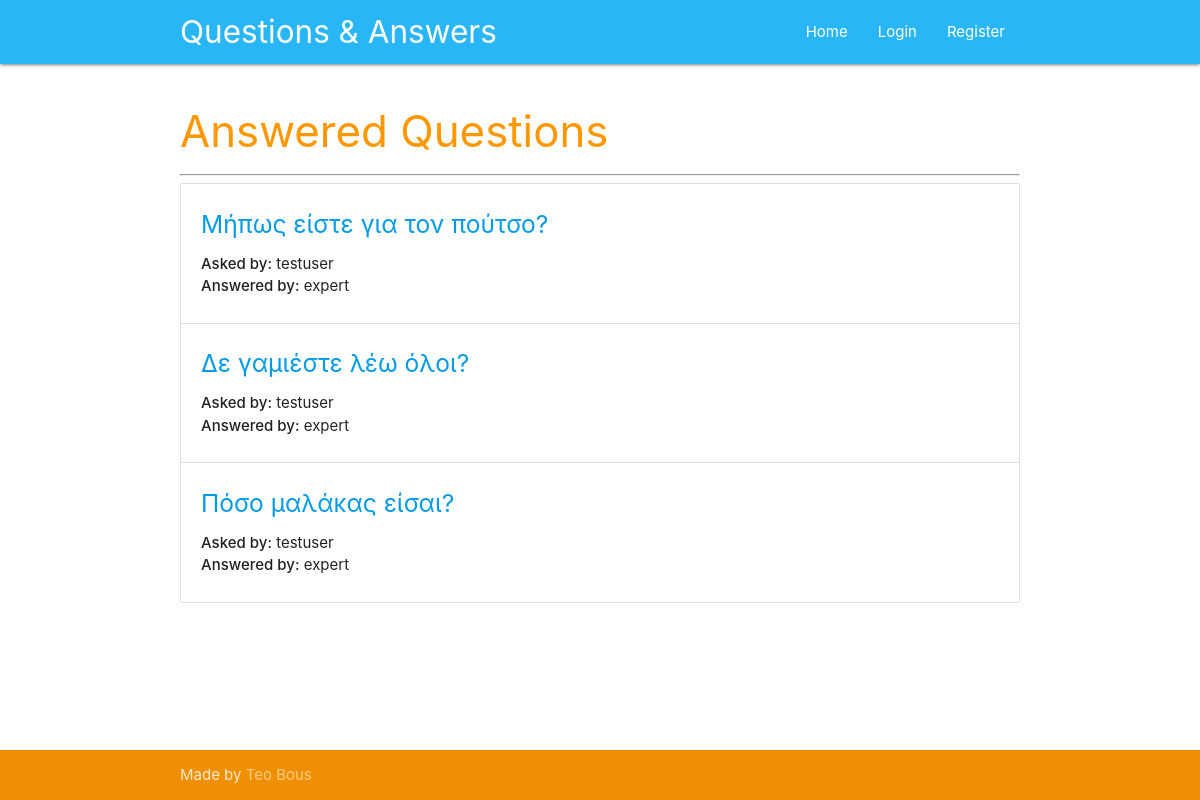
The app's page /, older data.
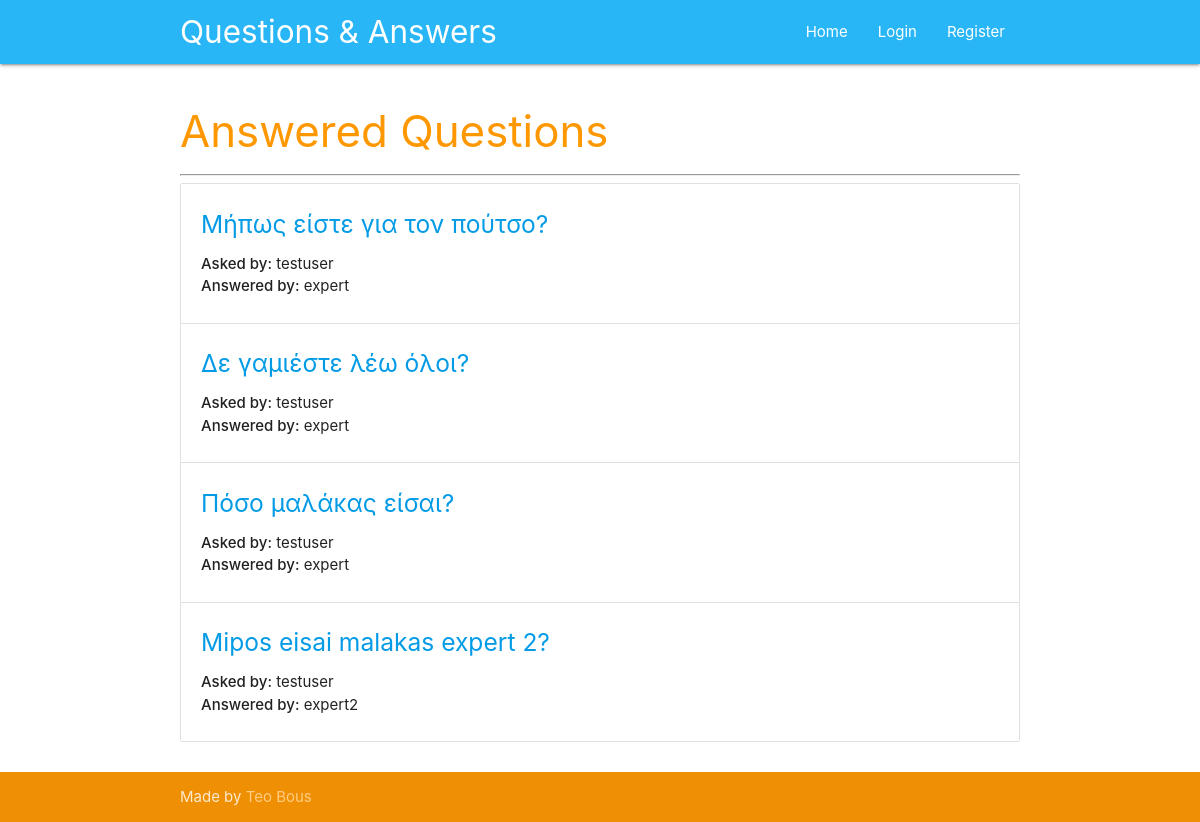
The same page, newer data.
### tables this page shows
CREATE TABLE questions (
    id integer primary key autoincrement,
    question_text text not null,
    answer_text text,
    asked_by_id integer not null,
    expert_id integer not null
);

CREATE TABLE users (
    id integer primary key autoincrement,
    name text not null,
    password text not null,
    expert boolean not null,
    admin boolean not null 
);

### app.py (the view)
@app.route('/')
def index():
	user = get_current_user()
	db = get_db()
	query = """
			select questions.id as id, questions.question_text as question_text, askers.name as asker, experts.name as expert
			from questions
			join users as askers on questions.asked_by_id = askers.id
			join users as experts on questions.expert_id = experts.id
			where questions.answer_text is not NULL
			"""
	questions_cur = db.execute(query)
	questions_results = questions_cur.fetchall()
	return render_template('index.html', user=user, questions=questions_results)

### app.py (called while the page is built)
def get_current_user():
	user_result = None
	if 'user' in session:
		user = session['user']
		db = get_db()
		query = 'select id, name, password, expert, admin from users where name = ?'
		user_cur = db.execute(query, [user])
		user_result = user_cur.fetchone()
	return user_result

### database.py (called while the page is built)
def connect_db():
	sql = sqlite3.connect('data.db')
	sql.row_factory = sqlite3.Row
	return sql

def get_db():
	if not hasattr(g, 'sqlite_db'):
		g.sqlite_db = connect_db()
	return g.sqlite_db

### templates/index.html (shortened to what this page needs)
{% extends 'base.html' %}
{% block content %}
    <div class="section">
      <div class="container">
        <h3 class="header orange-text">Answered Questions</h3>
        <hr>
        <ul class="collection">
          {% for question in questions %}
          <li class="collection-item">
            <a href="{{ url_for('question', question_id = question.id) }}"><h5>{{ question.question_text }}</h5></a>
            <p><strong>Asked by:</strong> {{ question.asker }}<br>
            <strong>Answered by:</strong> {{ question.expert}}</p>
          </li>
          {% endfor %}
        </ul>
      </div>
    </div>
{% endblock %}

Row changes from the older to the newer data that the page shows:
now on this page (row edited): questions: question_text "Mipos eisai malakas expert 2?", asker "testuser", expert "expert2"
